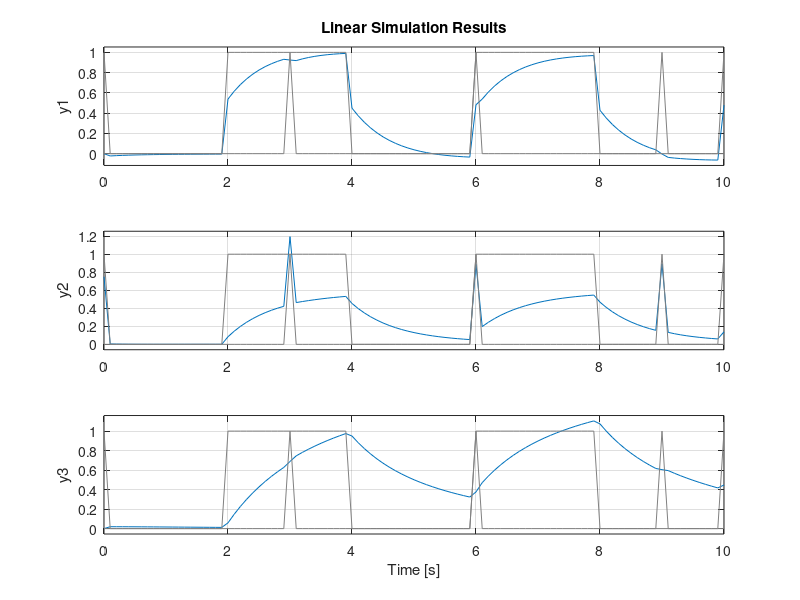

Reproduce this figure in MATLAB. (Note: this script raises an error after producing the figure.)
%=============================================================================
% Copyright (c) 2023-present Allan CORNET (Nelson)
%=============================================================================
% This file is part of Nelson.
%=============================================================================
% LICENCE_BLOCK_BEGIN
% SPDX-License-Identifier: LGPL-3.0-or-later
% LICENCE_BLOCK_END
%=============================================================================
% <--WEIGHT 8-->
% <--ADV-CLI MODE-->
%=============================================================================
A = [-1.5 -0.2 1.0;
     -0.2 -1.7 0.6;
      1.0 0.6 -1.4];
B = [1.5 0.6;
     -1.8 1.0;
      0 0];
C = [0 -0.5 -0.1;
      0.35 -0.1 -0.15
      0.65 0 0.6];
D = [0.5 0;
      0.05 0.75
      0 0];
sys = ss(A, B, C, D);
Tf = 10;
Ts = 0.1;
[uSq, t] = gensig("square", 4, Tf, Ts);
uP = gensig("pulse", 3, Tf, Ts);
u = [uSq uP];
f = figure();
lsim(sys, u, t);
axesHandles = findobj(f, 'Type', 'axes');
lineCounts = zeros(length(axesHandles), 1);
for k = 1:length(axesHandles)
  lineCounts(k) = length(findobj(axesHandles(k), 'Type', 'line'));
end
asserts.isequal(sort(lineCounts), [0; 3; 3; 3]);
% The gray input-signal overlays must use the dashed '--' line style.
inputColor = [0.4902 0.4902 0.4902];
lineHandles = findobj(f, 'Type', 'line');
inputLineCount = 0;
for k = 1:length(lineHandles)
  if isequal(lineHandles(k).Color, inputColor)
    inputLineCount = inputLineCount + 1;
    asserts.isequal(lineHandles(k).LineStyle, '--');
  end
end
asserts.isequal(inputLineCount, 6);
% The stacked panels share the time axis: every response subplot keeps the
% tick marks and the same tick positions, but the x number labels appear only
% under the bottom subplot.
responseAxes = [];
for k = 1:length(axesHandles)
  if (length(findobj(axesHandles(k), 'Type', 'line')) == 3)
    responseAxes = [responseAxes; axesHandles(k)];
  end
end
asserts.isequal(numel(responseAxes), 3);
yPos = zeros(numel(responseAxes), 1);
for k = 1:numel(responseAxes)
  yPos(k) = responseAxes(k).Position(2);
end
[~, order] = sort(yPos);
bottomAx = responseAxes(order(1));
asserts.isfalse(isempty(bottomAx.XTickLabel));
asserts.isequal(bottomAx.XTick, [0 2 4 6 8 10]);
asserts.isequal(bottomAx.XLim, [0 10]);
for k = 2:numel(order)
  upperAx = responseAxes(order(k));
  asserts.istrue(isempty(upperAx.XTickLabel));
  asserts.isequal(upperAx.XTick, bottomAx.XTick);
  asserts.isequal(upperAx.XLim, bottomAx.XLim);
end
close(f);
%=============================================================================
